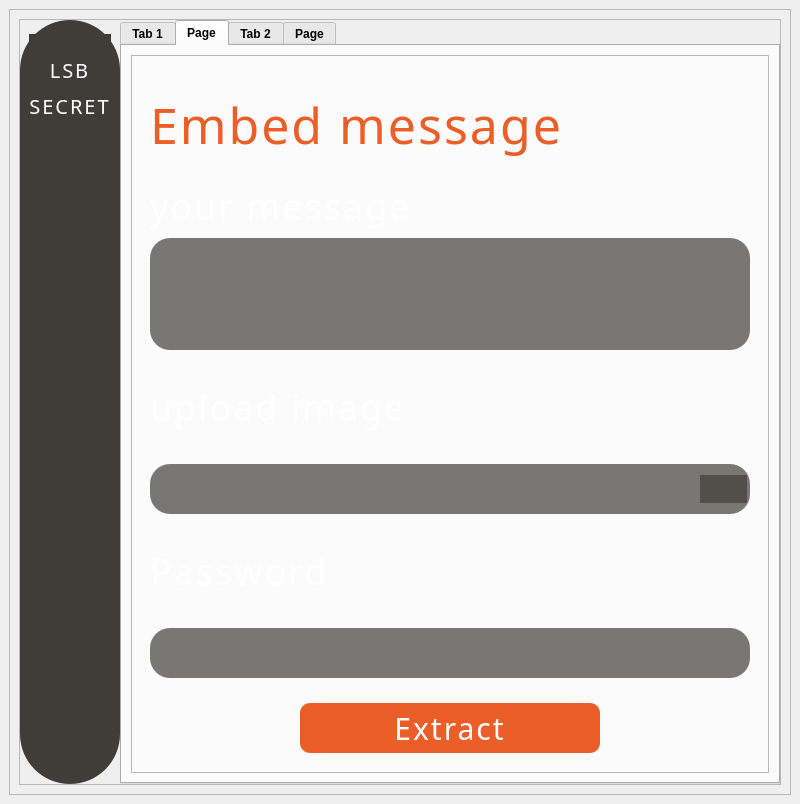
<?xml version="1.0" encoding="UTF-8"?>
<ui version="4.0">
 <class>MainWindow</class>
 <widget class="QMainWindow" name="MainWindow">
  <property name="geometry">
   <rect>
    <x>0</x>
    <y>0</y>
    <width>800</width>
    <height>804</height>
   </rect>
  </property>
  <property name="windowTitle">
   <string>MainWindow</string>
  </property>
  <property name="styleSheet">
   <string notr="true">

background-color: rgb(37, 36, 34);

QRadioButton::indicator:checked, QRadioButton::indicator:unchecked{
    color: #b1b1b1;
    background-color: #323232;
    border: 1px solid #b1b1b1;
    border-radius: 6px;
}

QRadioButton::indicator:checked
{
    background-color: qradialgradient(
        cx: 0.5, cy: 0.5,
        fx: 0.5, fy: 0.5,
        radius: 1.0,
        stop: 0.25 #ffaa00,
        stop: 0.3 #323232
    );
}

QCheckBox::indicator{
    color: #b1b1b1;
    background-color: #323232;
    border: 1px solid #b1b1b1;
    width: 9px;
    height: 9px;
}

QRadioButton::indicator
{
    border-radius: 6px;
}

QRadioButton::indicator:hover, QCheckBox::indicator:hover
{
    border: 1px solid #ffaa00;
}

QCheckBox::indicator:checked
{
    image:url(:/dark_orange/img/checkbox.png);
}

QCheckBox::indicator:disabled, QRadioButton::indicator:disabled
{
    border: 1px solid #444;
}

</string>
  </property>
  <widget class="QWidget" name="centralwidget">
   <layout class="QHBoxLayout" name="horizontalLayout">
    <item>
     <widget class="QFrame" name="frame">
      <property name="frameShape">
       <enum>QFrame::StyledPanel</enum>
      </property>
      <property name="frameShadow">
       <enum>QFrame::Raised</enum>
      </property>
      <layout class="QGridLayout" name="gridLayout">
       <item row="0" column="0">
        <widget class="QFrame" name="frame_3">
         <property name="styleSheet">
          <string notr="true">rgb:(64, 61, 57)</string>
         </property>
         <property name="frameShape">
          <enum>QFrame::StyledPanel</enum>
         </property>
         <property name="frameShadow">
          <enum>QFrame::Raised</enum>
         </property>
         <layout class="QHBoxLayout" name="horizontalLayout_2">
          <property name="spacing">
           <number>0</number>
          </property>
          <property name="sizeConstraint">
           <enum>QLayout::SetDefaultConstraint</enum>
          </property>
          <property name="leftMargin">
           <number>0</number>
          </property>
          <property name="topMargin">
           <number>0</number>
          </property>
          <property name="rightMargin">
           <number>0</number>
          </property>
          <property name="bottomMargin">
           <number>0</number>
          </property>
          <item>
           <widget class="QFrame" name="frame_2">
            <property name="enabled">
             <bool>true</bool>
            </property>
            <property name="maximumSize">
             <size>
              <width>100</width>
              <height>16777215</height>
             </size>
            </property>
            <property name="baseSize">
             <size>
              <width>0</width>
              <height>0</height>
             </size>
            </property>
            <property name="styleSheet">
             <string notr="true">background-color: rgb(64, 61, 57);
width: 177;
left: -25px;
border-radius: 50px;
</string>
            </property>
            <property name="frameShape">
             <enum>QFrame::StyledPanel</enum>
            </property>
            <property name="frameShadow">
             <enum>QFrame::Raised</enum>
            </property>
            <layout class="QVBoxLayout" name="verticalLayout">
             <property name="spacing">
              <number>8</number>
             </property>
             <item>
              <spacer name="verticalSpacer_3">
               <property name="orientation">
                <enum>Qt::Vertical</enum>
               </property>
               <property name="sizeType">
                <enum>QSizePolicy::Fixed</enum>
               </property>
               <property name="sizeHint" stdset="0">
                <size>
                 <width>20</width>
                 <height>5</height>
                </size>
               </property>
              </spacer>
             </item>
             <item>
              <widget class="QPushButton" name="pushButton_5">
               <property name="sizePolicy">
                <sizepolicy hsizetype="Minimum" vsizetype="Minimum">
                 <horstretch>0</horstretch>
                 <verstretch>0</verstretch>
                </sizepolicy>
               </property>
               <property name="text">
                <string/>
               </property>
               <property name="icon">
                <iconset resource="resource.qrc">
                 <normaloff>:/img/logo.png</normaloff>:/img/logo.png</iconset>
               </property>
               <property name="iconSize">
                <size>
                 <width>50</width>
                 <height>50</height>
                </size>
               </property>
               <property name="flat">
                <bool>false</bool>
               </property>
              </widget>
             </item>
             <item>
              <widget class="QLabel" name="label_2">
               <property name="font">
                <font>
                 <family>Kdam Thmor Pro</family>
                 <pointsize>-1</pointsize>
                </font>
               </property>
               <property name="styleSheet">
                <string notr="true">top: 135px;
left: 43px;
font-family: Kdam Thmor Pro;
font-size: 20px;
line-height: 100%;
letter-spacing: 2px;
text-align: center;
color: #FFFFFF;

</string>
               </property>
               <property name="text">
                <string>LSB</string>
               </property>
               <property name="alignment">
                <set>Qt::AlignCenter</set>
               </property>
              </widget>
             </item>
             <item>
              <widget class="QLabel" name="label_3">
               <property name="styleSheet">
                <string notr="true">top: 135px;
left: 43px;
font-family: Kdam Thmor Pro;
font-size: 20px;
line-height: 100%;
letter-spacing: 2px;
text-align: center;
color: #FFFFFF;
</string>
               </property>
               <property name="text">
                <string>SECRET</string>
               </property>
               <property name="alignment">
                <set>Qt::AlignCenter</set>
               </property>
              </widget>
             </item>
             <item>
              <spacer name="verticalSpacer">
               <property name="orientation">
                <enum>Qt::Vertical</enum>
               </property>
               <property name="sizeType">
                <enum>QSizePolicy::Expanding</enum>
               </property>
               <property name="sizeHint" stdset="0">
                <size>
                 <width>20</width>
                 <height>151</height>
                </size>
               </property>
              </spacer>
             </item>
             <item>
              <widget class="QPushButton" name="pushButton_2">
               <property name="focusPolicy">
                <enum>Qt::StrongFocus</enum>
               </property>
               <property name="autoFillBackground">
                <bool>false</bool>
               </property>
               <property name="styleSheet">
                <string notr="true">QPushButton:hover
{
	background-color: rgba(0, 172, 252, 50);
}

QPushButton:pressed
{  
	background-color: rgba(235, 94, 40, 1);

}</string>
               </property>
               <property name="text">
                <string/>
               </property>
               <property name="icon">
                <iconset resource="resource.qrc">
                 <normaloff>:/img/home.png</normaloff>:/img/home.png</iconset>
               </property>
               <property name="iconSize">
                <size>
                 <width>50</width>
                 <height>50</height>
                </size>
               </property>
               <property name="checkable">
                <bool>false</bool>
               </property>
               <property name="checked">
                <bool>false</bool>
               </property>
              </widget>
             </item>
             <item>
              <spacer name="verticalSpacer_4">
               <property name="orientation">
                <enum>Qt::Vertical</enum>
               </property>
               <property name="sizeType">
                <enum>QSizePolicy::Fixed</enum>
               </property>
               <property name="sizeHint" stdset="0">
                <size>
                 <width>20</width>
                 <height>10</height>
                </size>
               </property>
              </spacer>
             </item>
             <item>
              <widget class="QPushButton" name="pushButton">
               <property name="styleSheet">
                <string notr="true">QPushButton:hover
{
	background-color: rgba(0, 172, 252, 50);
}

QPushButton:pressed
{  
	background-color: rgba(235, 94, 40, 1);

}</string>
               </property>
               <property name="text">
                <string/>
               </property>
               <property name="icon">
                <iconset resource="resource.qrc">
                 <normaloff>:/img/encoder.png</normaloff>:/img/encoder.png</iconset>
               </property>
               <property name="iconSize">
                <size>
                 <width>50</width>
                 <height>50</height>
                </size>
               </property>
              </widget>
             </item>
             <item>
              <spacer name="verticalSpacer_5">
               <property name="orientation">
                <enum>Qt::Vertical</enum>
               </property>
               <property name="sizeType">
                <enum>QSizePolicy::Fixed</enum>
               </property>
               <property name="sizeHint" stdset="0">
                <size>
                 <width>20</width>
                 <height>10</height>
                </size>
               </property>
              </spacer>
             </item>
             <item>
              <widget class="QPushButton" name="pushButton_3">
               <property name="styleSheet">
                <string notr="true">QPushButton:hover
{
	background-color: rgba(0, 172, 252, 50);
}

QPushButton:pressed
{  
	background-color: rgba(235, 94, 40, 1);

}</string>
               </property>
               <property name="text">
                <string/>
               </property>
               <property name="icon">
                <iconset resource="resource.qrc">
                 <normaloff>:/img/decoder.png</normaloff>:/img/decoder.png</iconset>
               </property>
               <property name="iconSize">
                <size>
                 <width>50</width>
                 <height>50</height>
                </size>
               </property>
              </widget>
             </item>
             <item>
              <spacer name="verticalSpacer_6">
               <property name="orientation">
                <enum>Qt::Vertical</enum>
               </property>
               <property name="sizeType">
                <enum>QSizePolicy::Fixed</enum>
               </property>
               <property name="sizeHint" stdset="0">
                <size>
                 <width>20</width>
                 <height>10</height>
                </size>
               </property>
              </spacer>
             </item>
             <item>
              <widget class="QPushButton" name="pushButton_4">
               <property name="styleSheet">
                <string notr="true">QPushButton:hover
{
	background-color: rgba(0, 172, 252, 50);
}

QPushButton:pressed
{  
	background-color: rgba(235, 94, 40, 1);
}</string>
               </property>
               <property name="text">
                <string/>
               </property>
               <property name="icon">
                <iconset resource="resource.qrc">
                 <normaloff>:/img/saves.png</normaloff>:/img/saves.png</iconset>
               </property>
               <property name="iconSize">
                <size>
                 <width>50</width>
                 <height>50</height>
                </size>
               </property>
              </widget>
             </item>
             <item>
              <spacer name="verticalSpacer_2">
               <property name="orientation">
                <enum>Qt::Vertical</enum>
               </property>
               <property name="sizeType">
                <enum>QSizePolicy::Expanding</enum>
               </property>
               <property name="sizeHint" stdset="0">
                <size>
                 <width>20</width>
                 <height>150</height>
                </size>
               </property>
              </spacer>
             </item>
            </layout>
           </widget>
          </item>
          <item>
           <widget class="QTabWidget" name="tabWidget">
            <property name="font">
             <font>
              <weight>75</weight>
              <bold>true</bold>
              <underline>false</underline>
             </font>
            </property>
            <property name="styleSheet">
             <string notr="true">background-image: url(:/img/BG.png);
background-repeat: no-repeat;
background-position: center;</string>
            </property>
            <property name="currentIndex">
             <number>1</number>
            </property>
            <widget class="QWidget" name="tab">
             <attribute name="title">
              <string>Tab 1</string>
             </attribute>
             <layout class="QGridLayout" name="gridLayout_2"/>
            </widget>
            <widget class="QWidget" name="tab_3">
             <property name="styleSheet">
              <string notr="true"/>
             </property>
             <attribute name="title">
              <string>Page</string>
             </attribute>
             <layout class="QVBoxLayout" name="verticalLayout_6">
              <item>
               <widget class="QFrame" name="frame_6">
                <property name="frameShape">
                 <enum>QFrame::StyledPanel</enum>
                </property>
                <property name="frameShadow">
                 <enum>QFrame::Raised</enum>
                </property>
                <layout class="QVBoxLayout" name="verticalLayout_4">
                 <item>
                  <widget class="QFrame" name="frame_12">
                   <property name="enabled">
                    <bool>true</bool>
                   </property>
                   <property name="sizePolicy">
                    <sizepolicy hsizetype="Expanding" vsizetype="Expanding">
                     <horstretch>0</horstretch>
                     <verstretch>0</verstretch>
                    </sizepolicy>
                   </property>
                   <property name="maximumSize">
                    <size>
                     <width>16777215</width>
                     <height>16777215</height>
                    </size>
                   </property>
                   <property name="contextMenuPolicy">
                    <enum>Qt::NoContextMenu</enum>
                   </property>
                   <property name="layoutDirection">
                    <enum>Qt::LeftToRight</enum>
                   </property>
                   <property name="autoFillBackground">
                    <bool>false</bool>
                   </property>
                   <property name="styleSheet">
                    <string notr="true"/>
                   </property>
                   <property name="frameShadow">
                    <enum>QFrame::Raised</enum>
                   </property>
                   <layout class="QVBoxLayout" name="verticalLayout_5">
                    <property name="spacing">
                     <number>7</number>
                    </property>
                    <item>
                     <widget class="QLabel" name="label_8">
                      <property name="minimumSize">
                       <size>
                        <width>300</width>
                        <height>100</height>
                       </size>
                      </property>
                      <property name="maximumSize">
                       <size>
                        <width>500</width>
                        <height>500</height>
                       </size>
                      </property>
                      <property name="styleSheet">
                       <string notr="true">font-family: Kdam Thmor Pro;
font-weight: 400;
font-size: 50px;
line-height: 100%;
letter-spacing: 2px;
text-align: center;
color: #EB5E28;
background:transparent;
</string>
                      </property>
                      <property name="text">
                       <string>Embed message</string>
                      </property>
                     </widget>
                    </item>
                    <item>
                     <widget class="QLabel" name="label_11">
                      <property name="styleSheet">
                       <string notr="true">font-family: Kdam Thmor Pro;
font-weight: 400;
font-size: 36px;
line-height: 100%;
letter-spacing: 2px;
text-align: center;
color: #FFFFFF;
background:transparent;
</string>
                      </property>
                      <property name="text">
                       <string>your message</string>
                      </property>
                     </widget>
                    </item>
                    <item>
                     <widget class="QTextEdit" name="textEdit">
                      <property name="styleSheet">
                       <string notr="true">background: rgba(64, 61, 57, 0.7);
border-radius: 20px;
font-family: Kdam Thmor Pro;
font-size: 20px;
line-height: 100%;
color: #FFFFFF;
</string>
                      </property>
                     </widget>
                    </item>
                    <item>
                     <widget class="QLabel" name="label_9">
                      <property name="sizePolicy">
                       <sizepolicy hsizetype="Preferred" vsizetype="Preferred">
                        <horstretch>250</horstretch>
                        <verstretch>100</verstretch>
                       </sizepolicy>
                      </property>
                      <property name="minimumSize">
                       <size>
                        <width>100</width>
                        <height>100</height>
                       </size>
                      </property>
                      <property name="maximumSize">
                       <size>
                        <width>250</width>
                        <height>100</height>
                       </size>
                      </property>
                      <property name="styleSheet">
                       <string notr="true">font-family: Kdam Thmor Pro;
font-weight: 400;
font-size: 36px;
line-height: 100%;
letter-spacing: 2px;
text-align: center;
color: #FFFFFF;
background:transparent;</string>
                      </property>
                      <property name="text">
                       <string>upload image</string>
                      </property>
                     </widget>
                    </item>
                    <item>
                     <widget class="QFrame" name="frame_4">
                      <property name="minimumSize">
                       <size>
                        <width>300</width>
                        <height>50</height>
                       </size>
                      </property>
                      <property name="maximumSize">
                       <size>
                        <width>1000</width>
                        <height>150</height>
                       </size>
                      </property>
                      <property name="styleSheet">
                       <string notr="true">background: rgba(64, 61, 57, 0.7);
border-radius: 20px;
font-family: Kdam Thmor Pro;
font-size: 20px;
line-height: 100%;
color: #FFFFFF;
</string>
                      </property>
                      <property name="frameShape">
                       <enum>QFrame::StyledPanel</enum>
                      </property>
                      <property name="frameShadow">
                       <enum>QFrame::Raised</enum>
                      </property>
                      <layout class="QHBoxLayout" name="horizontalLayout_3">
                       <property name="spacing">
                        <number>0</number>
                       </property>
                       <property name="leftMargin">
                        <number>0</number>
                       </property>
                       <property name="topMargin">
                        <number>0</number>
                       </property>
                       <property name="rightMargin">
                        <number>3</number>
                       </property>
                       <property name="bottomMargin">
                        <number>0</number>
                       </property>
                       <item>
                        <widget class="QLineEdit" name="lineEdit_3">
                         <property name="styleSheet">
                          <string notr="true">background:transparent;</string>
                         </property>
                        </widget>
                       </item>
                       <item>
                        <widget class="QPushButton" name="pushButton_8">
                         <property name="styleSheet">
                          <string notr="true">QPushButton:hover
{
	background-color: rgba(0, 172, 252, 50);
}

QPushButton:pressed
{  
	background-color: rgba(235, 94, 40, 1);

}</string>
                         </property>
                         <property name="text">
                          <string/>
                         </property>
                         <property name="icon">
                          <iconset resource="resource.qrc">
                           <normaloff>:/img/download.png</normaloff>:/img/download.png</iconset>
                         </property>
                         <property name="iconSize">
                          <size>
                           <width>30</width>
                           <height>30</height>
                          </size>
                         </property>
                        </widget>
                       </item>
                      </layout>
                     </widget>
                    </item>
                    <item>
                     <widget class="QLabel" name="label_10">
                      <property name="minimumSize">
                       <size>
                        <width>100</width>
                        <height>100</height>
                       </size>
                      </property>
                      <property name="maximumSize">
                       <size>
                        <width>250</width>
                        <height>100</height>
                       </size>
                      </property>
                      <property name="styleSheet">
                       <string notr="true">font-family: Kdam Thmor Pro;
font-weight: 400;
font-size: 36px;
line-height: 100%;
letter-spacing: 2px;
text-align: center;
color: #FFFFFF;
background:transparent;
</string>
                      </property>
                      <property name="text">
                       <string>Password</string>
                      </property>
                     </widget>
                    </item>
                    <item>
                     <widget class="QLineEdit" name="lineEdit_4">
                      <property name="minimumSize">
                       <size>
                        <width>300</width>
                        <height>50</height>
                       </size>
                      </property>
                      <property name="maximumSize">
                       <size>
                        <width>1000</width>
                        <height>150</height>
                       </size>
                      </property>
                      <property name="styleSheet">
                       <string notr="true">background: rgba(64, 61, 57, 0.7);
border-radius: 20px;
font-family: Kdam Thmor Pro;
font-size: 20px;
line-height: 100%;
color: #FFFFFF;
</string>
                      </property>
                     </widget>
                    </item>
                    <item>
                     <spacer name="verticalSpacer_10">
                      <property name="orientation">
                       <enum>Qt::Vertical</enum>
                      </property>
                      <property name="sizeHint" stdset="0">
                       <size>
                        <width>20</width>
                        <height>40</height>
                       </size>
                      </property>
                     </spacer>
                    </item>
                   </layout>
                  </widget>
                 </item>
                 <item>
                  <widget class="QFrame" name="frame_13">
                   <property name="maximumSize">
                    <size>
                     <width>16777215</width>
                     <height>150</height>
                    </size>
                   </property>
                   <property name="styleSheet">
                    <string notr="true">background:transparent;
</string>
                   </property>
                   <property name="frameShape">
                    <enum>QFrame::StyledPanel</enum>
                   </property>
                   <property name="frameShadow">
                    <enum>QFrame::Raised</enum>
                   </property>
                   <layout class="QGridLayout" name="gridLayout_6">
                    <item row="0" column="0">
                     <widget class="QPushButton" name="pushButton_7">
                      <property name="minimumSize">
                       <size>
                        <width>150</width>
                        <height>50</height>
                       </size>
                      </property>
                      <property name="maximumSize">
                       <size>
                        <width>300</width>
                        <height>150</height>
                       </size>
                      </property>
                      <property name="cursor">
                       <cursorShape>PointingHandCursor</cursorShape>
                      </property>
                      <property name="styleSheet">
                       <string notr="true">border-radius: 10px;
background: #EB5E28;
font-family: Kdam Thmor Pro;
font-weight: 400;
font-size: 30px;
line-height: 100%;
letter-spacing: 2px;
text-align: center;
color: #FFFFFF;
</string>
                      </property>
                      <property name="text">
                       <string>Extract</string>
                      </property>
                     </widget>
                    </item>
                   </layout>
                  </widget>
                 </item>
                </layout>
               </widget>
              </item>
             </layout>
            </widget>
            <widget class="QWidget" name="tab_2">
             <attribute name="title">
              <string>Tab 2</string>
             </attribute>
             <layout class="QGridLayout" name="gridLayout_4">
              <item row="0" column="0">
               <widget class="QFrame" name="frame_5">
                <property name="frameShape">
                 <enum>QFrame::StyledPanel</enum>
                </property>
                <property name="frameShadow">
                 <enum>QFrame::Raised</enum>
                </property>
                <layout class="QVBoxLayout" name="verticalLayout_2">
                 <item>
                  <widget class="QFrame" name="frame_10">
                   <property name="styleSheet">
                    <string notr="true"/>
                   </property>
                   <property name="frameShape">
                    <enum>QFrame::StyledPanel</enum>
                   </property>
                   <property name="frameShadow">
                    <enum>QFrame::Raised</enum>
                   </property>
                   <layout class="QVBoxLayout" name="verticalLayout_3">
                    <item>
                     <widget class="QLabel" name="label_5">
                      <property name="minimumSize">
                       <size>
                        <width>300</width>
                        <height>100</height>
                       </size>
                      </property>
                      <property name="maximumSize">
                       <size>
                        <width>500</width>
                        <height>500</height>
                       </size>
                      </property>
                      <property name="styleSheet">
                       <string notr="true">font-family: Kdam Thmor Pro;
font-weight: 400;
font-size: 50px;
line-height: 100%;
letter-spacing: 2px;
text-align: center;
color: #EB5E28;
background:transparent;

</string>
                      </property>
                      <property name="text">
                       <string>Extract message</string>
                      </property>
                     </widget>
                    </item>
                    <item>
                     <widget class="QLabel" name="label_6">
                      <property name="sizePolicy">
                       <sizepolicy hsizetype="Preferred" vsizetype="Preferred">
                        <horstretch>250</horstretch>
                        <verstretch>100</verstretch>
                       </sizepolicy>
                      </property>
                      <property name="minimumSize">
                       <size>
                        <width>100</width>
                        <height>100</height>
                       </size>
                      </property>
                      <property name="maximumSize">
                       <size>
                        <width>250</width>
                        <height>100</height>
                       </size>
                      </property>
                      <property name="styleSheet">
                       <string notr="true">font-family: Kdam Thmor Pro;
background:transparent;
font-weight: 400;
font-size: 36px;
line-height: 100%;
letter-spacing: 2px;
text-align: center;
color: #FFFFFF;
</string>
                      </property>
                      <property name="text">
                       <string>upload image</string>
                      </property>
                     </widget>
                    </item>
                    <item>
                     <widget class="QFrame" name="frame_7">
                      <property name="minimumSize">
                       <size>
                        <width>300</width>
                        <height>50</height>
                       </size>
                      </property>
                      <property name="maximumSize">
                       <size>
                        <width>1000</width>
                        <height>150</height>
                       </size>
                      </property>
                      <property name="styleSheet">
                       <string notr="true">background: rgba(64, 61, 57, 0.7);
border-radius: 20px;
font-family: Kdam Thmor Pro;
font-size: 20px;
line-height: 100%;
color: #FFFFFF;
</string>
                      </property>
                      <property name="frameShape">
                       <enum>QFrame::StyledPanel</enum>
                      </property>
                      <property name="frameShadow">
                       <enum>QFrame::Raised</enum>
                      </property>
                      <layout class="QHBoxLayout" name="horizontalLayout_4">
                       <property name="spacing">
                        <number>0</number>
                       </property>
                       <property name="leftMargin">
                        <number>0</number>
                       </property>
                       <property name="topMargin">
                        <number>0</number>
                       </property>
                       <property name="rightMargin">
                        <number>3</number>
                       </property>
                       <property name="bottomMargin">
                        <number>0</number>
                       </property>
                       <item>
                        <widget class="QLineEdit" name="lineEdit_5">
                         <property name="styleSheet">
                          <string notr="true">background:transparent;</string>
                         </property>
                        </widget>
                       </item>
                       <item>
                        <widget class="QPushButton" name="pushButton_9">
                         <property name="text">
                          <string/>
                         </property>
                         <property name="icon">
                          <iconset resource="resource.qrc">
                           <normaloff>:/img/download.png</normaloff>:/img/download.png</iconset>
                         </property>
                        </widget>
                       </item>
                      </layout>
                     </widget>
                    </item>
                    <item>
                     <widget class="QLabel" name="label_7">
                      <property name="minimumSize">
                       <size>
                        <width>100</width>
                        <height>100</height>
                       </size>
                      </property>
                      <property name="maximumSize">
                       <size>
                        <width>250</width>
                        <height>100</height>
                       </size>
                      </property>
                      <property name="styleSheet">
                       <string notr="true">font-family: Kdam Thmor Pro;
background:transparent;
font-weight: 400;
font-size: 36px;
line-height: 100%;
letter-spacing: 2px;
text-align: center;
color: #FFFFFF;
</string>
                      </property>
                      <property name="text">
                       <string>Password</string>
                      </property>
                     </widget>
                    </item>
                    <item>
                     <widget class="QLineEdit" name="lineEdit_2">
                      <property name="minimumSize">
                       <size>
                        <width>300</width>
                        <height>50</height>
                       </size>
                      </property>
                      <property name="maximumSize">
                       <size>
                        <width>1000</width>
                        <height>150</height>
                       </size>
                      </property>
                      <property name="styleSheet">
                       <string notr="true">background: rgba(64, 61, 57, 0.7);
border-radius: 20px;
font-family: Kdam Thmor Pro;
font-size: 20px;
line-height: 100%;
color: #FFFFFF;
</string>
                      </property>
                     </widget>
                    </item>
                    <item>
                     <spacer name="verticalSpacer_9">
                      <property name="orientation">
                       <enum>Qt::Vertical</enum>
                      </property>
                      <property name="sizeHint" stdset="0">
                       <size>
                        <width>20</width>
                        <height>40</height>
                       </size>
                      </property>
                     </spacer>
                    </item>
                   </layout>
                  </widget>
                 </item>
                 <item>
                  <widget class="QFrame" name="frame_11">
                   <property name="maximumSize">
                    <size>
                     <width>16777215</width>
                     <height>150</height>
                    </size>
                   </property>
                   <property name="styleSheet">
                    <string notr="true">background:transparent;
</string>
                   </property>
                   <property name="frameShape">
                    <enum>QFrame::StyledPanel</enum>
                   </property>
                   <property name="frameShadow">
                    <enum>QFrame::Raised</enum>
                   </property>
                   <layout class="QGridLayout" name="gridLayout_5">
                    <item row="0" column="0">
                     <widget class="QPushButton" name="pushButton_6">
                      <property name="minimumSize">
                       <size>
                        <width>150</width>
                        <height>50</height>
                       </size>
                      </property>
                      <property name="maximumSize">
                       <size>
                        <width>300</width>
                        <height>150</height>
                       </size>
                      </property>
                      <property name="styleSheet">
                       <string notr="true">border-radius: 10px;
background: #EB5E28;
font-family: Kdam Thmor Pro;
font-weight: 400;
font-size: 30px;
line-height: 100%;
letter-spacing: 2px;
text-align: center;
color: #FFFFFF;
</string>
                      </property>
                      <property name="text">
                       <string>Extract</string>
                      </property>
                     </widget>
                    </item>
                   </layout>
                  </widget>
                 </item>
                </layout>
               </widget>
              </item>
             </layout>
            </widget>
            <widget class="QWidget" name="tab_4">
             <attribute name="title">
              <string>Page</string>
             </attribute>
            </widget>
           </widget>
          </item>
         </layout>
        </widget>
       </item>
      </layout>
     </widget>
    </item>
   </layout>
  </widget>
 </widget>
 <resources>
  <include location="resource.qrc"/>
 </resources>
 <connections/>
</ui>
